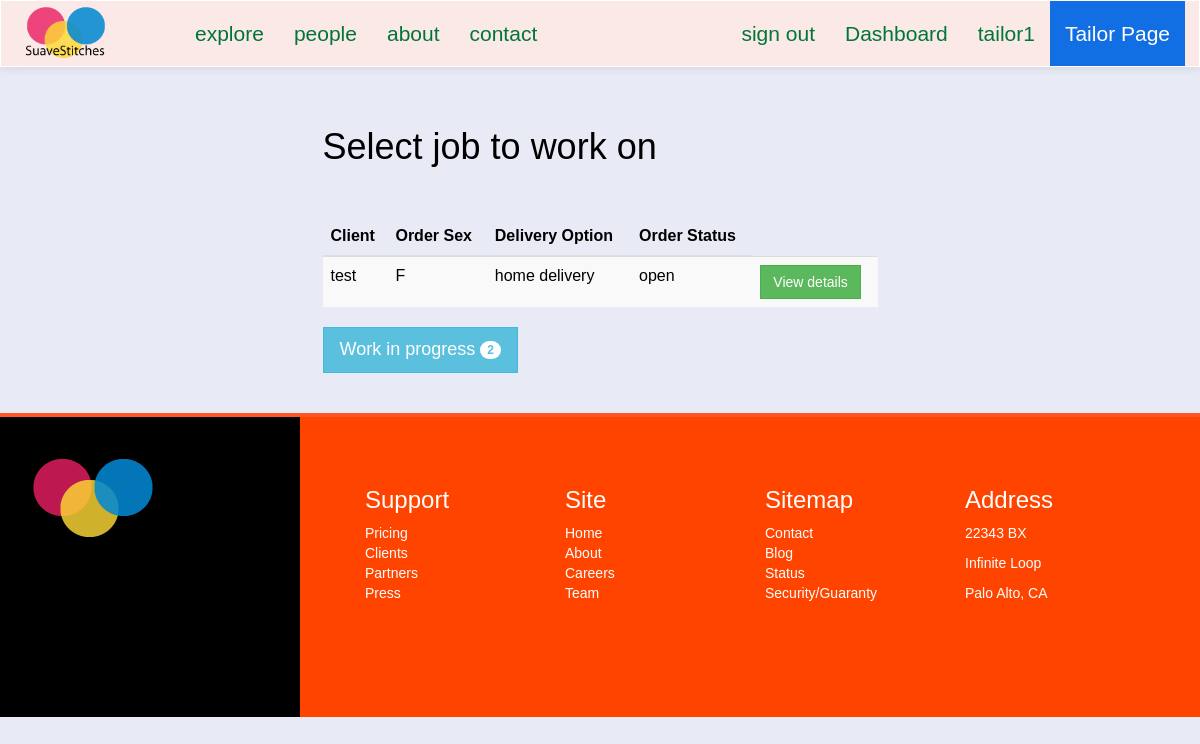
The page /suave/tailor/dashboard (signed in) on the database its author committed.
### suave/models.py (models this page shows)
class Order(models.Model):
	client = models.ForeignKey(Client, null=True)
	sizetable = models.ForeignKey(SizeTable, null=True)
	tailor = models.ForeignKey(Tailor, null=True)
	fabric = models.CharField(max_length=50, null=True)
	style = models.CharField(max_length=100, null=True)
	main_order_id = models.CharField(max_length=15, null=True)
	details = models.CharField(max_length=250, null=True) #*
	delivery_option = models.CharField(max_length=100, null=True)
	service_option = models.CharField(max_length=100, null=True)
	sex = models.CharField(max_length=2, default=' ')
	status = models.CharField(max_length=20, default='OPEN') #*
	cost = models.IntegerField(default=0000) # final cost of order
	date = models.DateField(auto_now_add=True)

class Client(models.Model):
	FEMALE = 'F'
	MALE = 'M'
	SEX_CHOICE = (
		(FEMALE, 'F'),
		(MALE, 'M'),
	)
	user = models.OneToOneField(User)
	address = models.CharField(max_length=200, null=True)
	preference = models.CharField(max_length=40)
	sex = models.CharField(max_length=2, choices=SEX_CHOICE, default=" ")
	def __str__(self):
		return self.user.username

### suave/views.py (the view)
@login_required
def tailorDashboard(request):
	context = {}
	context['title'] = 'Tailor - SuaveStitches Nigeria'
	context['tailorPage'] = True
	orders = Order.objects.filter(status='OPEN')
	context['orders'] = orders
	tailor_obj = Tailor.objects.get(user=request.user)
	context['work'] = len(Order.objects.filter(tailor=tailor_obj, status='IN PROGRESS'))
	return render(request, 'i/tailor/dashboard.html', context)

### templates/i/tailor/dashboard.html (shortened to what this page needs)
{% extends "i/layout/base.html" %}
{% block main_section %}
<div class="col-lg-6 col-lg-offset-3"><br><br>
	<h1>Select job to work on</h1>
	<br><br>
	{% if orders %}
	<table class="table table-striped table-hover">
		<thead>
			<tr>
				<th>Client</th>
				<th>Order Sex</th>
				<th>Delivery Option</th>
				<th>Order Status</th>
			</tr>
		</thead>
		<tbody>
			{% for order in orders %}
			<tr>
				<td>{{ order.client }}</td>
				<td>{{ order.sex }}</td>
				<td>{{ order.delivery_option|lower }}</td>
				<td>{{ order.status|lower }}</td>
				<td><a href="{% url 'suave:tailorOrderDetails' order.main_order_id %}" class="btn btn-success">View details</a></td>
			</tr>
			{% endfor %}
		</tbody>
	</table>
	{% endif %}
	<div class="dashboard-button-panel">
		<a href="{% url 'suave:tailorWorkInProgress' %}" class="btn btn-success btn-info btn-lg">
			Work in progress
			{% if work %}
				<span class="badge">{{ work }}</span>
			{% endif %}
		</a>
	</div>
	<br><br>
</div>
{% endblock %}

### templates/i/layout/base.html (shortened to what this page needs)
<html>
	<head>
		{% load staticfiles %}
		<link rel="stylesheet" type="text/css" href="{% static 'css/style.css' %}">
		<link rel="stylesheet" type="text/css" href="{% static 'fonts/font-awesome/css/font-awesome.min.css' %}">
	</head>
	{% if tailorPage %}
	<body class="tailorPage-color">
	{% else %}
	<body>
	{% endif %}
	{% if tailorPage %}
		<nav class="navbar navbar-default" role="navigation" style="background:#FBE9E7">
	{% else %}
		<nav class="navbar navbar-default" role="navigation">
	{% endif %}
			<div class="container">
				<div class="row">
					<div class="navbar-header">
						<div id="header">
							<a class="navbar-brand" href="/suave">
								<img src="{% static 'img/my_logo_1.png' %}">
							</a>
						</div>
					</div>
					<div class="collapse navbar-collapse navbar-ex1-collapse">
						<ul class="nav navbar-nav navbar-left">
							<li class=""><a href style="background:#">explore</a></li>
							<li class=""><a href="{% url 'suave:tailorHome' %}">people</a></li>
							<li class=""><a >about</a></li>
							<li class=""><a >contact</a></li>
						</ul>
						<ul class="nav navbar-nav navbar-right">
							{% if user.is_authenticated %}
							<li><a href="{% url 'suave:signout' %}" class="">sign out</a></li>
								{% if user.tailor.rate %}
									<li><a href="{% url 'suave:tailorDashboard' %}" class="">Dashboard</a></li>
								{% else %}
									<li><a href="{% url 'suave:clientDashboard' %}" class="">Dashboard</a></li>
								{% endif %}
							<li><a class="">{{user}}</a></li>
							{% else %}
							<li><a role="button" class="" data-toggle="modal" data-target=".bs-example-modal-sm">sign in</a></li>
							{% endif %}
							{% if tailorPage %}
								<li class=""><a class="" style="background:#126ee3;color:#fff">Tailor Page</a></li>
							{% endif %}
						</ul>
					</div>
				</div>
			</div>
		</nav>
		<div class="container">
			<div class="row">
					{% block main_section %}
					{% endblock %}
			</div>
		</div>
		<div class="footer">
			<div class="col-lg-3 footer-left">
			<br><br>
				<img src="{% static 'img/my_logo.png' %}">
			</div>
			<div class="col-lg-9 footer-right">
				<ul class="col-sm-3">
					<li><h3>Support</h3></li>
					<li>Pricing</li>
					<li>Clients</li>
					<li>Partners</li>
					<li>Press</li>
				</ul>
				<ul class="col-sm-3">
					<li><h3>Site</h3></li>
					<li>Home</li>
					<li>About</li>
					<li>Careers</li>
					<li>Team</li>
				</ul>
				<ul class="col-sm-3">
					<li><h3>Sitemap</h3></li>
					<li>Contact</li>
					<li>Blog</li>
					<li>Status</li>
					<li>Security/Guaranty</li>
				</ul>
				<div class="col-sm-3">
					<h3>Address</h3>
					<p>22343 BX</p>
					<p>Infinite Loop</p>
					<p>Palo Alto, CA</p>
				</div>
			</div>
		</div>
	</body>
</html>

### static/css/style.css (style rules this page uses)
a { text-decoration: none; }
#header img { width: 65%; }
.navbar { background-repeat: no-repeat; border-bottom: 1px solid #178ACC; box-shadow: 0px 1px 10px rgba(0, 0, 0, 0.1); border-radius: 0px; margin-bottom: 0px; }
.navbar-default { background: #fff; border-color: #fff; }
.navbar-default .navbar-brand, .navbar-default .navbar-brand:hover, .navbar-default .navbar-brand:focus, .navbar-default .navbar-nav > li > a { color: #007538; font-size: 1.5em; }
.navbar-default .navbar-nav > li > a { line-height: 35px; }
.footer { min-height: 300px; background: #f2f2f2; border-top: 4px #FF5722 solid; }
.footer-left { min-height: 300px; background: #1565C0; background: #000; }
.footer-right { padding: 50px; background: #FF5722; background: #f40; color: #fff; min-height: 300px; }
.footer-right li { list-style: none; }
.tailorPage-color { background: #ECEFF1; background: #E8EAF6; }
img { max-width: 100%; }
#header { margin: -10px auto auto auto; }
*:not(span) { -webkit-border-radius: 0 !important; -moz-border-radius: 0 !important; -ms-border-radius: 0 !important; border-radius: 0 !important; }
body { color: #000; font-family: weblysleek, arial; }

### rows shown on the page
Order: client "test", sex "F", delivery_option "home delivery", status "open"

### other values the page prints
{{ user }} "tailor1"
{{ work }} "2"
